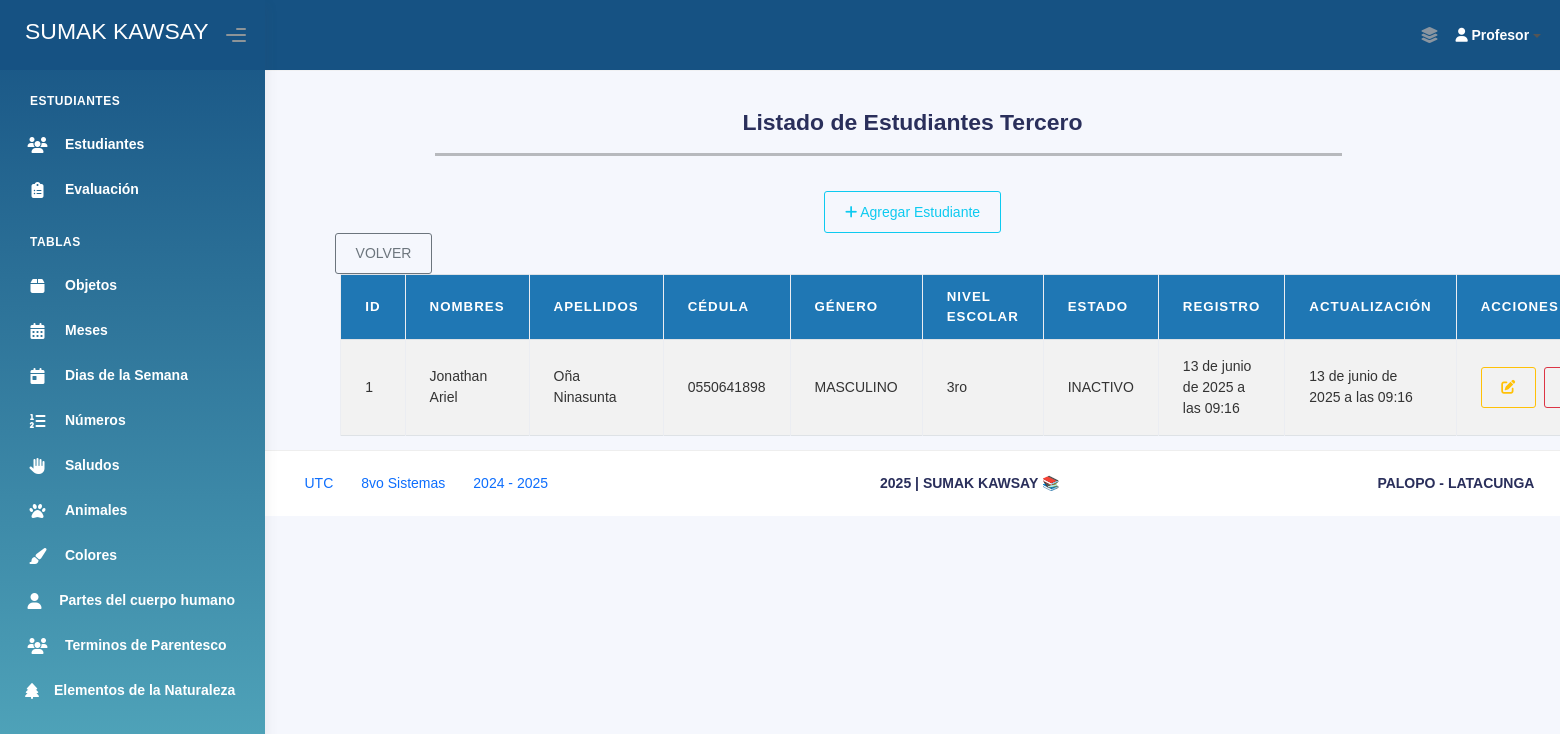
Before: /estudiantes_tercero/ (signed in) with the older database file.
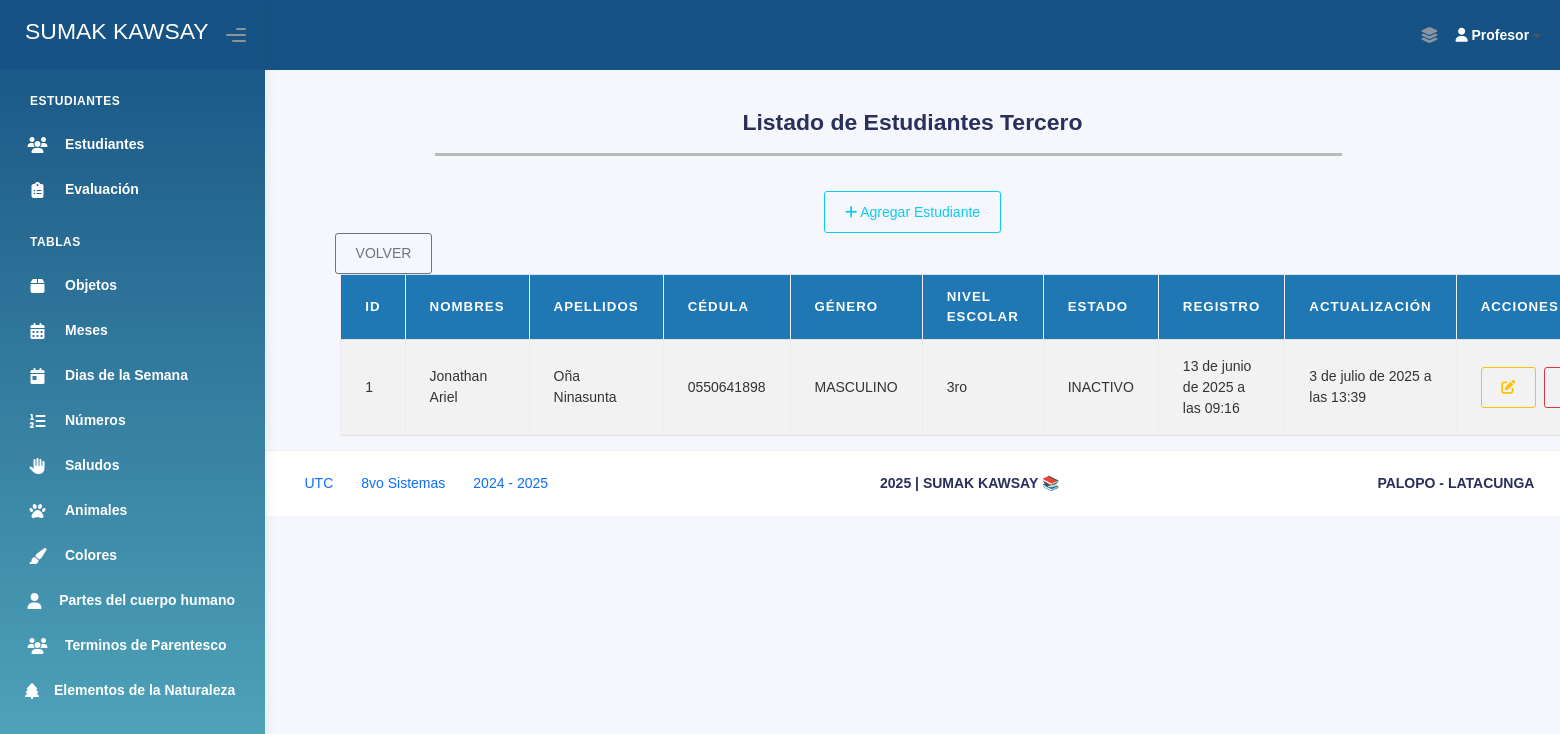
After: the same page with the newer database file.
### Aplicaciones/Modulos/models.py (models this page shows, shortened)
class Estudiante_Tercero(models.Model):
    nombres_est_ter = models.CharField(max_length=100)
    apellidos_est_ter = models.CharField(max_length=100)
    cedula_est_ter = models.CharField(max_length=10, unique=True)
    genero_est_ter = models.CharField(max_length=20)
    nivel_escolar_est_ter = models.CharField(max_length=50)
    estado_est_ter = models.CharField(max_length=10)
    fecha_registro_est_ter = models.DateTimeField(auto_now_add=True)
    fecha_actualizacion_est_ter = models.DateTimeField(auto_now=True)

### Aplicaciones/Modulos/views.py (the view)
# urls.py: path('estudiantes_tercero/', views.lista_estudiantes_tercero, name='lista_estudiantes_tercero'),
def lista_estudiantes_tercero(request):
    if not request.session.get('profesor_id'):
        return redirect('login_profesor')
    estudiantes = Estudiante_Tercero.objects.all()
    return render(request, 'Administrador/Estudiantes/Tercero/lista_estudiantes_tercero.html', {'estudiantes': estudiantes})

### Aplicaciones/Modulos/templates/Administrador/Estudiantes/Tercero/lista_estudiantes_tercero.html (shortened to what this page needs)
{% extends 'plantillaAdmin.html' %}
{% block body %}
<br><br><br><br>
<div>
    <br>
    <div class="card-title text-center">
        <h3><b>Listado de Estudiantes Tercero</b></h3>
    </div>
</div>
<div style="width: 70%; margin-left: 170px;">
    <hr style="height: 3px; background-color: #000; border: none;">
</div>
<br>
<div class="text-center">
    <a href="{% url 'agregar_estudiante_tercero' %}" class="btn btn-outline-info">
        <i class="fas fa-plus"></i> Agregar Estudiante
    </a>
</div>
<div style="margin-left: 70px;">
    <a href="{% url 'seleccion_estudiantes' %}" class="btn btn-outline-secondary"> VOLVER</a>
</div>
<div class="container" style="width: 90%;">
    <table class="table table-bordered table-striped table-hover" id="tbl-Estudiantes">
        <thead>
            <tr>
                <th>ID</th>
                <th>Nombres</th>
                <th>Apellidos</th>
                <th>Cédula</th>
                <th>Género</th>
                <th>Nivel Escolar</th>
                <th>Estado</th>
                <th>Registro</th>
                <th>Actualización</th>
                <th>Acciones</th>
            </tr>
        </thead>
        <tbody>
            {% for est in estudiantes %}
                <tr>
                    <td>{{ est.id }}</td>
                    <td>{{ est.nombres_est_ter }}</td>
                    <td>{{ est.apellidos_est_ter }}</td>
                    <td>{{ est.cedula_est_ter }}</td>
                    <td>{{ est.genero_est_ter }}</td>
                    <td>{{ est.nivel_escolar_est_ter }}</td>
                    <td>{{ est.estado_est_ter }}</td>
                    <td>{{ est.fecha_registro_est_ter }}</td>
                    <td>{{ est.fecha_actualizacion_est_ter }}</td>
                    <td>
                        <div style="display: flex;">
                            <a href="{% url 'editar_estudiante_tercero' est.id %}" class="btn btn-outline-warning btn-circle" title="Editar Estudiante">
                                <i class="fas fa-edit"></i>
                            </a>
                            <a href="{% url 'eliminar_estudiante_tercero' est.id %}" class="btn btn-outline-danger" onclick="return confirm('¿Deseas eliminar este estudiante?')">
                            </a>
                        </div>
                    </td>
                </tr>
            {% empty %}
                <tr>
                    <td colspan="10" class="text-center">No hay estudiantes registrados.</td>
                </tr>
            {% endfor %}
        </tbody>
    </table>
</div>
{% endblock %}

Changed rows visible on the page:
changed Estudiante_Tercero "Jonathan Ariel": fecha_actualizacion_est_ter "13 de junio de 2025 a las 09:16" → "3 de julio de 2025 a las 13:39"
